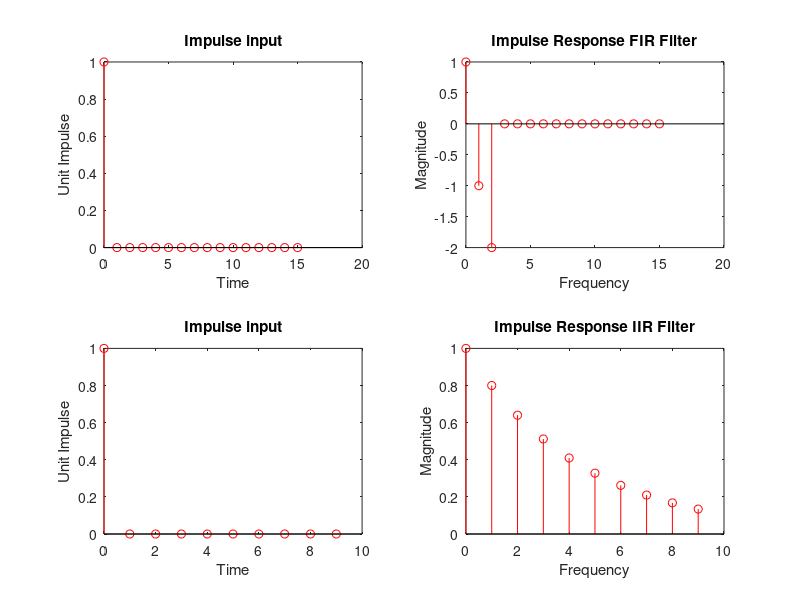

MATLAB code to generate this figure:
clc;
clear all;
close all;
%Input the samples
% Time domain response of FIR filter
N=16; %Input samples
k=0:N-1;
x=(k==0);
b0=1; b1= -1; b2=-2;
B=[b0,b1,b2]; %Numerator coeff.
A=1;   %Denominator coeff.
%Filtering
y=filter(B, A ,x);
%Plot the graph
subplot(2,2,1), stem(k,x,'r');
xlabel('Time');
ylabel('Unit Impulse');
title('Impulse input');
subplot(2,2,2), stem(k,y,'r');
xlabel('Frequency');
ylabel('Magnitude');
title('Impulse Response FIR Filter');
 
% Time domain Response of IIR Filter
N1=10; %input samples
k1=0:N1-1;
x1=(k1==0);
B1=1;
a=0.8;
A1=[1,-a];
y1=filter(B1, A1 ,x1);
%plot the graph
subplot(2,2,3), stem(k1,x1,'r');
xlabel('Time');
ylabel('Unit Impulse');
title('Impulse input');
subplot(2,2,4), stem(k1,y1,'r');
xlabel('Frequency');
ylabel('Magnitude');
title('Impulse Response IIR Filter');
